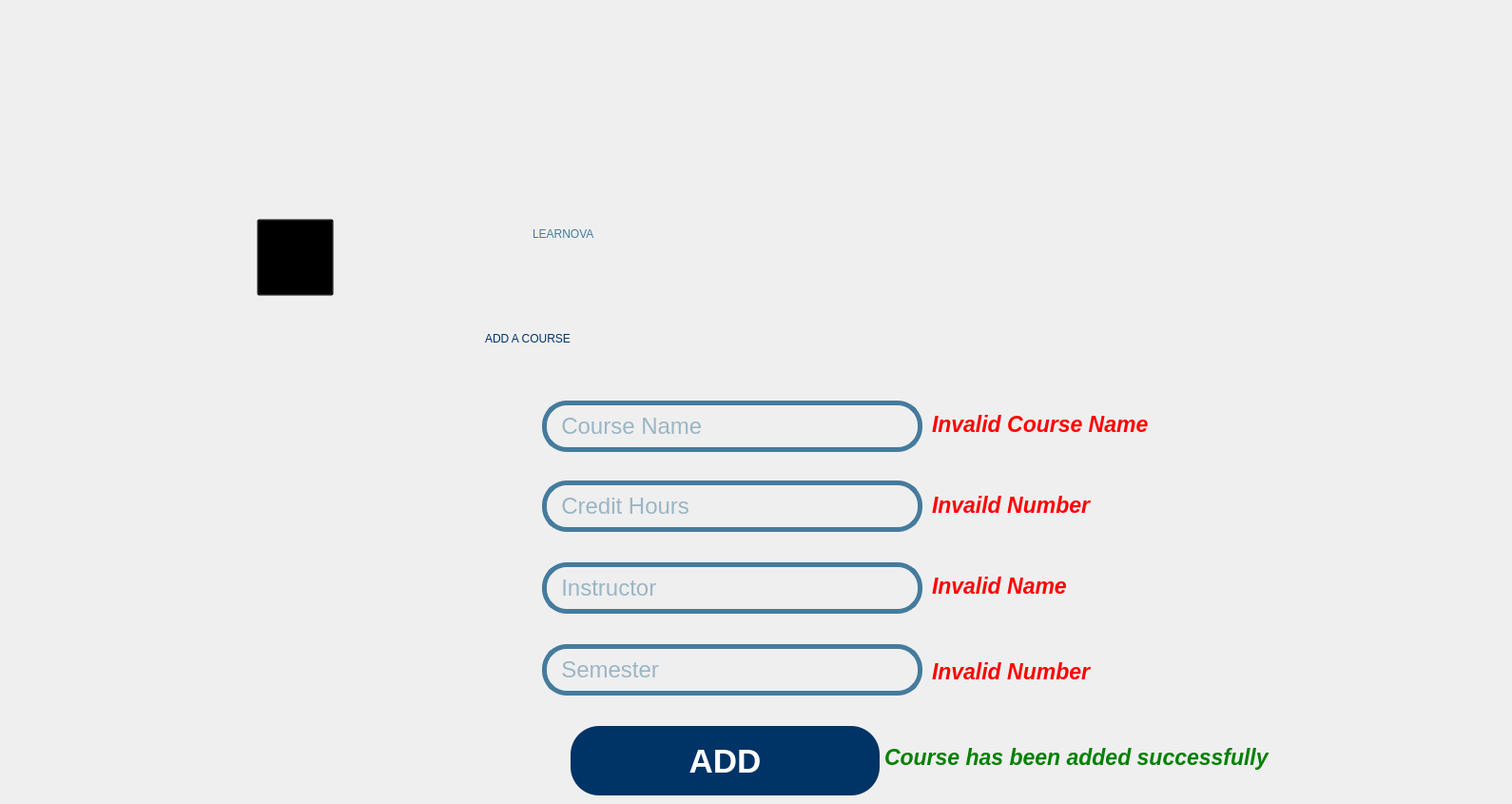
    <widget class="QWidget" name="Add_course_page">
     <property name="styleSheet">
      <string notr="true">background-image: url(:/images/images/Desktop-2.png);</string>
     </property>
     <widget class="QLabel" name="Learnova_text_4">
      <property name="geometry">
       <rect>
        <x>560</x>
        <y>210</y>
        <width>491</width>
        <height>71</height>
       </rect>
      </property>
      <property name="styleSheet">
       <string notr="true">color: rgb(69, 123, 157);
font: 700 53pt &quot;Arial&quot;;
background:transparent</string>
      </property>
      <property name="text">
       <string>LEARNOVA</string>
      </property>
     </widget>
     <widget class="QLabel" name="Add_crs_txt">
      <property name="geometry">
       <rect>
        <x>510</x>
        <y>320</y>
        <width>691</width>
        <height>71</height>
       </rect>
      </property>
      <property name="styleSheet">
       <string notr="true">color: #003366;
font: 700 53pt &quot;Arial&quot;;
background:transparent</string>
      </property>
      <property name="text">
       <string>ADD A COURSE</string>
      </property>
     </widget>
     <widget class="QLineEdit" name="Instruc_fild">
      <property name="geometry">
       <rect>
        <x>570</x>
        <y>591</y>
        <width>400</width>
        <height>54</height>
       </rect>
      </property>
      <property name="font">
       <font>
        <family>Arial</family>
        <pointsize>18</pointsize>
        <bold>false</bold>
       </font>
      </property>
      <property name="styleSheet">
       <string notr="true">background:transparent;
border:5px solid #457B9D;
border-radius:26px;
color:#457B9D
</string>
      </property>
      <property name="frame">
       <bool>true</bool>
      </property>
      <property name="echoMode">
       <enum>QLineEdit::EchoMode::Normal</enum>
      </property>
      <property name="placeholderText">
       <string>  Instructor</string>
      </property>
     </widget>
     <widget class="QLineEdit" name="Semester_fild">
      <property name="geometry">
       <rect>
        <x>570</x>
        <y>677</y>
        <width>400</width>
        <height>54</height>
       </rect>
      </property>
      <property name="font">
       <font>
        <family>Arial</family>
        <pointsize>18</pointsize>
        <bold>false</bold>
       </font>
      </property>
      <property name="styleSheet">
       <string notr="true">background:transparent;
border:5px solid #457B9D;
border-radius:26px;
color:#457B9D
</string>
      </property>
      <property name="frame">
       <bool>true</bool>
      </property>
      <property name="echoMode">
       <enum>QLineEdit::EchoMode::Normal</enum>
      </property>
      <property name="placeholderText">
       <string>  Semester</string>
      </property>
     </widget>
     <widget class="QLineEdit" name="Credit_hrs_fild">
      <property name="geometry">
       <rect>
        <x>570</x>
        <y>505</y>
        <width>400</width>
        <height>54</height>
       </rect>
      </property>
      <property name="font">
       <font>
        <family>Arial</family>
        <pointsize>18</pointsize>
        <bold>false</bold>
       </font>
      </property>
      <property name="styleSheet">
       <string notr="true">background:transparent;
border:5px solid #457B9D;
border-radius:26px;
color:#457B9D
</string>
      </property>
      <property name="frame">
       <bool>true</bool>
      </property>
      <property name="echoMode">
       <enum>QLineEdit::EchoMode::Normal</enum>
      </property>
      <property name="placeholderText">
       <string>  Credit Hours</string>
      </property>
     </widget>
     <widget class="QLineEdit" name="course_name_fild">
      <property name="geometry">
       <rect>
        <x>570</x>
        <y>421</y>
        <width>400</width>
        <height>54</height>
       </rect>
      </property>
      <property name="font">
       <font>
        <family>Arial</family>
        <pointsize>18</pointsize>
        <bold>false</bold>
       </font>
      </property>
      <property name="styleSheet">
       <string notr="true">background:transparent;
border:5px solid #457B9D;
border-radius:26px;
color:#457B9D
</string>
      </property>
      <property name="frame">
       <bool>true</bool>
      </property>
      <property name="alignment">
       <set>Qt::AlignmentFlag::AlignLeading|Qt::AlignmentFlag::AlignLeft|Qt::AlignmentFlag::AlignVCenter</set>
      </property>
      <property name="placeholderText">
       <string>  Course Name</string>
      </property>
     </widget>
     <widget class="QPushButton" name="Add_crs_btn">
      <property name="geometry">
       <rect>
        <x>600</x>
        <y>763</y>
        <width>325</width>
        <height>73</height>
       </rect>
      </property>
      <property name="font">
       <font>
        <family>Arial</family>
        <pointsize>26</pointsize>
        <bold>true</bold>
       </font>
      </property>
      <property name="cursor">
       <cursorShape>PointingHandCursor</cursorShape>
      </property>
      <property name="styleSheet">
       <string notr="true">background:transparent;
background-color: #003366;
border-radius: 30px;
color:white;</string>
      </property>
      <property name="text">
       <string>ADD</string>
      </property>
     </widget>
     <widget class="QPushButton" name="back_btn_crs">
      <property name="geometry">
       <rect>
        <x>270</x>
        <y>230</y>
        <width>81</width>
        <height>81</height>
       </rect>
      </property>
      <property name="cursor">
       <cursorShape>PointingHandCursor</cursorShape>
      </property>
      <property name="styleSheet">
       <string notr="true">background:transparent;</string>
      </property>
      <property name="text">
       <string/>
      </property>
     </widget>
     <widget class="QLabel" name="back_pic_crs">
      <property name="geometry">
       <rect>
        <x>270</x>
        <y>230</y>
        <width>81</width>
        <height>81</height>
       </rect>
      </property>
      <property name="styleSheet">
       <string notr="true">background:transparent;</string>
      </property>
      <property name="text">
       <string/>
      </property>
     </widget>
     <widget class="QLabel" name="err_semester">
      <property name="geometry">
       <rect>
        <x>980</x>
        <y>690</y>
        <width>551</width>
        <height>31</height>
       </rect>
      </property>
      <property name="sizePolicy">
       <sizepolicy hsizetype="Expanding" vsizetype="Expanding">
        <horstretch>0</horstretch>
        <verstretch>0</verstretch>
       </sizepolicy>
      </property>
      <property name="font">
       <font>
        <family>Arial</family>
        <pointsize>17</pointsize>
        <italic>true</italic>
        <bold>true</bold>
       </font>
      </property>
      <property name="styleSheet">
       <string notr="true">background:transparent;
color:red</string>
      </property>
      <property name="text">
       <string>Invalid Number</string>
      </property>
     </widget>
     <widget class="QLabel" name="err_crs_name">
      <property name="geometry">
       <rect>
        <x>980</x>
        <y>430</y>
        <width>541</width>
        <height>31</height>
       </rect>
      </property>
      <property name="sizePolicy">
       <sizepolicy hsizetype="Expanding" vsizetype="Expanding">
        <horstretch>0</horstretch>
        <verstretch>0</verstretch>
       </sizepolicy>
      </property>
      <property name="font">
       <font>
        <family>Arial</family>
        <pointsize>17</pointsize>
        <italic>true</italic>
        <bold>true</bold>
       </font>
      </property>
      <property name="styleSheet">
       <string notr="true">background:transparent;
color:red</string>
      </property>
      <property name="text">
       <string>Invalid Course Name</string>
      </property>
     </widget>
     <widget class="QLabel" name="err_credit_hrs">
      <property name="geometry">
       <rect>
        <x>980</x>
        <y>520</y>
        <width>601</width>
        <height>21</height>
       </rect>
      </property>
      <property name="sizePolicy">
       <sizepolicy hsizetype="Expanding" vsizetype="Expanding">
        <horstretch>0</horstretch>
        <verstretch>0</verstretch>
       </sizepolicy>
      </property>
      <property name="font">
       <font>
        <family>Arial</family>
        <pointsize>17</pointsize>
        <italic>true</italic>
        <bold>true</bold>
       </font>
      </property>
      <property name="styleSheet">
       <string notr="true">background:transparent;
color:red</string>
      </property>
      <property name="text">
       <string>Invaild Number</string>
      </property>
     </widget>
     <widget class="QLabel" name="err_instruc">
      <property name="geometry">
       <rect>
        <x>980</x>
        <y>600</y>
        <width>541</width>
        <height>31</height>
       </rect>
      </property>
      <property name="sizePolicy">
       <sizepolicy hsizetype="Expanding" vsizetype="Expanding">
        <horstretch>0</horstretch>
        <verstretch>0</verstretch>
       </sizepolicy>
      </property>
      <property name="font">
       <font>
        <family>Arial</family>
        <pointsize>17</pointsize>
        <italic>true</italic>
        <bold>true</bold>
       </font>
      </property>
      <property name="styleSheet">
       <string notr="true">background:transparent;
color:red</string>
      </property>
      <property name="text">
       <string>Invalid Name</string>
      </property>
     </widget>
     <widget class="QLabel" name="succ_txt">
      <property name="geometry">
       <rect>
        <x>930</x>
        <y>780</y>
        <width>561</width>
        <height>31</height>
       </rect>
      </property>
      <property name="sizePolicy">
       <sizepolicy hsizetype="Expanding" vsizetype="Expanding">
        <horstretch>0</horstretch>
        <verstretch>0</verstretch>
       </sizepolicy>
      </property>
      <property name="font">
       <font>
        <family>Arial</family>
        <pointsize>17</pointsize>
        <italic>true</italic>
        <bold>true</bold>
       </font>
      </property>
      <property name="styleSheet">
       <string notr="true">background:transparent;
color:green;</string>
      </property>
      <property name="text">
       <string>Course has been added successfully </string>
      </property>
     </widget>
     <zorder>back_pic_crs</zorder>
     <zorder>Learnova_text_4</zorder>
     <zorder>Add_crs_txt</zorder>
     <zorder>Instruc_fild</zorder>
     <zorder>Semester_fild</zorder>
     <zorder>Credit_hrs_fild</zorder>
     <zorder>course_name_fild</zorder>
     <zorder>Add_crs_btn</zorder>
     <zorder>back_btn_crs</zorder>
     <zorder>err_semester</zorder>
     <zorder>err_crs_name</zorder>
     <zorder>err_credit_hrs</zorder>
     <zorder>err_instruc</zorder>
     <zorder>succ_txt</zorder>
    </widget>
